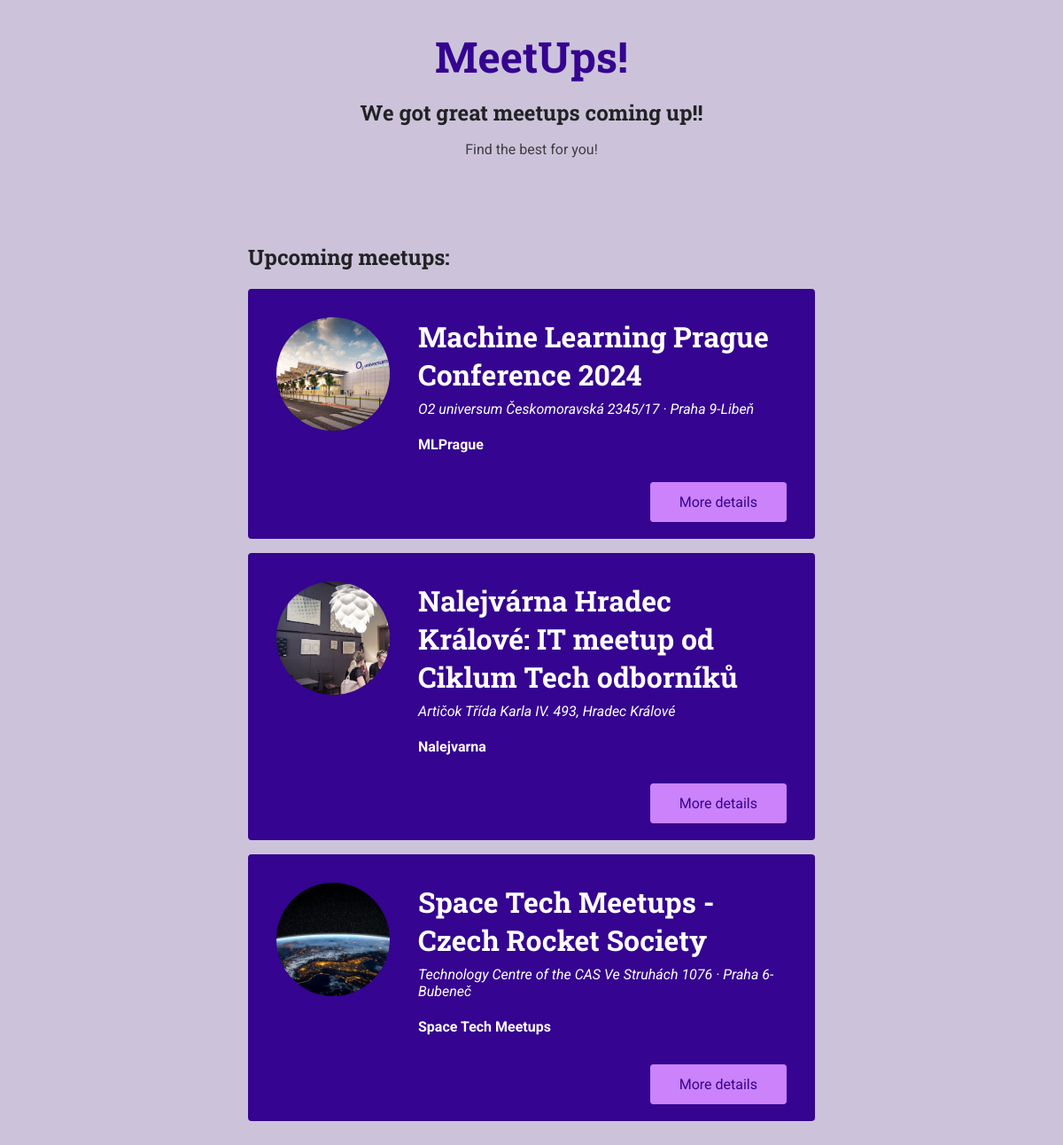
The app's page /meetups/ with its own data.
### meetups/models.py (models this page shows, shortened)
class MeetUp(models.Model):
    title = models.CharField(max_length=200)
    organizer = models.ForeignKey(Organizer, on_delete=models.CASCADE)
    date = models.DateField()
    slug = models.SlugField(unique=True)
    description = models.TextField()
    image = models.ImageField(upload_to='images')
    location = models.ForeignKey(Location, on_delete=models.CASCADE)
    participants = models.ManyToManyField(Participant, through='Registration',  blank=True, null=True)

class Location(models.Model):
    name = models.CharField(max_length=200)
    address = models.CharField(max_length=200)
    def __str__ (self):
        return f'{self.name} {self.address}'

class Organizer(models.Model):
    name = models.CharField(max_length=200)
    email = models.EmailField(max_length=50)
    def __str__(self):
        return self.name

### meetups/views.py (the view)
# urls.py: path('', views.index, name='home'),
def index(request):
    meetups = MeetUp.objects.all()
    return render(request, 'meetups/index.html',{
                    'show_meetups': True,
                    'meetups': meetups
                  })

### meetups/templates/meetups/index.html (shortened to what this page needs)
{% extends 'meetups/base/base.html' %}
{% load static %}
{% block site_css %}
    <link rel="stylesheet" href="{% static 'meetups/style/all_meetups.css' %}">
{% endblock %}
{% block main_heading %}We got great meetups coming up!!{% endblock %}
{% block header_content %}
<p>Find the best for you!</p>
{% endblock %}
{% block body %}
<section>
    <h2>Upcoming meetups:</h2>
    <ol>
    {% for meetup_item in meetups %}
        {% include 'meetups/includes/meetup-item.html' with title=meetup_item.title image=meetup_item.image.url organizer=meetup_item.organizer location=meetup_item.location slug=meetup_item.slug %}
    {% endfor %}
    </ol>
</section>
{% endblock %}

### meetups/templates/meetups/base/base.html (shortened to what this page needs)
{% load static %}
<!doctype html>
<html lang="en">
<head>
    <link rel="stylesheet" href="{% static 'meetups/style/base.css' %}">
    {% block site_css %}{% endblock %}
    <link rel="stylesheet" href="{% static 'meetups/style/all_meetups.css' %}">
</head>
<body>
    <header id="main-header">
        <nav><a href="/meetups" id="main-logo">MeetUps!</a></nav>
        <h1>{% block main_heading %}{% endblock %}</h1>
        {% block header_content %}{% endblock %}
    </header>
    <main>
        {% block body %}{% endblock %}
    </main>
</body>
</html>

### meetups/templates/meetups/includes/meetup-item.html
<li class="meetup-item">
<article>
    <div class="meetup-summary">
        <div class="meetup-image">
            <img src="{{ image }}" alt="{{ title }}">
        </div>
        <div class="meetup-details">
             <h3>{{ title }}</h3>
            <address> {{ location }} </address>
            <h4>{{ organizer }}</h4>
        </div>
    </div>
    <div class="meetup-actions">
        <a href="{% url 'meetup_detail' slug %}" class="btn">More details</a>
    </div>
</article>
</li>

### meetups/static/meetups/style/base.css (style rules this page uses)
* { box-sizing: border-box; }
body { font-family: 'Roboto', sans-serif; margin: 0; background-color: #ccc3db; color: #3e3e41; }
h1, h2, h3 { font-family: 'Roboto Slab', sans-serif; color: #222224; }
button, .btn { cursor: pointer; font: inherit; padding: 0.5rem 1.5rem; background-color: #350490; border: 1px solid #350490; color: white; border-radius: 4px; text-decoration: none; }
#main-header { width: 100%; text-align: center; padding: 2rem 0; }
#main-header h1 { font-size: 1.5rem; }
#main-logo { font-size: 3rem; font-family: 'Roboto Slab', sans-serif; text-decoration: none; color: #350490; font-weight: bold; }

### meetups/static/meetups/style/all_meetups.css (style rules this page uses)
section { max-width: 40rem; margin: 3rem auto; }
ol { list-style: none; margin: 0; padding: 0; }
.meetup-item { margin: 1rem 0; background-color: #350490; padding: 2rem; color: white; border-radius: 4px; }
.meetup-summary { display: flex; align-items: flex-start; }
.meetup-image { margin-right: 2rem; }
.meetup-image img { width: 8rem; height: 8rem; object-fit: cover; border-radius: 50%; }
.meetup-details h3 { color: inherit; margin-top: 0; margin-bottom: 0.5rem; font-size: 2rem; }
.meetup-details address { font-style: italic; }
.meetup-actions { margin-top: 1.5rem; text-align: right; }
.meetup-actions .btn { background-color: #cb82fb; border-color: #cb82fb; color: #350490; padding: 0.75rem 2rem; }

### records on screen
MeetUp: shows a picture, title "Machine Learning Prague Conference 2024"
Location: name+address "O2 universum Českomoravská 2345/17 · Praha 9-Libeň"
Organizer: name "MLPrague"
MeetUp: shows a picture, title "Nalejvárna Hradec Králové: IT meetup od Ciklum Tech odborníků"
Location: name+address "Artičok Třída Karla IV. 493, Hradec Králové"
Organizer: name "Nalejvarna"
MeetUp: shows a picture, title "Space Tech Meetups - Czech Rocket Society"
Location: name+address "Technology Centre of the CAS Ve Struhách 1076 · Praha 6-Bubeneč"
Organizer: name "Space Tech Meetups"
